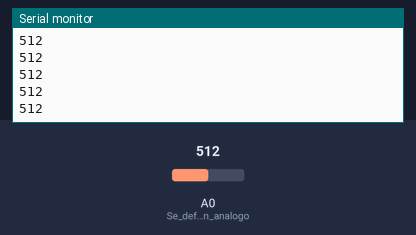
A sketch run on a simulated Arduino Uno, built with avr-gcc and run on an emulated ATmega328P. Parts: the last lines printed to the serial monitor. The test bench sets the inputs (shaded band); at power-on: A0 (Se_define_el_pin_analogo) = 512.

Above: at 1.2 s.
1.3 s: A0 (Se_define_el_pin_analogo) set to 716
At 1.68 s:
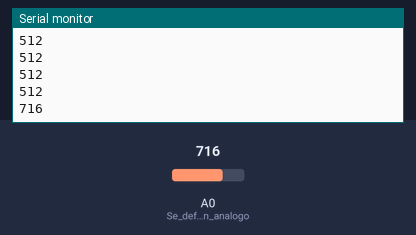
2.8 s: A0 (Se_define_el_pin_analogo) set to 900
At 2.93 s:
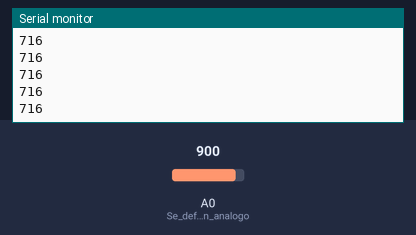
Timing chart, 0 to 5.8 s (numbered marks = the images above; inputs shaded):
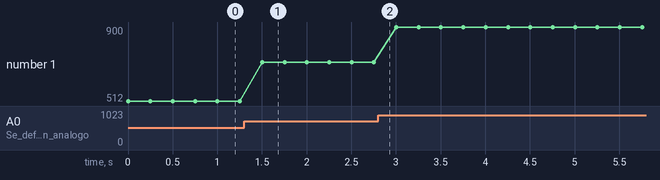

The sketch:

sensorArduino.ino
```cpp
int val = 0; // Se crea la variable val para leer los datos

void setup()
{
  pinMode(A0, INPUT); // Se define el pin analogo 0 como entrada
  Serial.begin(9600); // Inicializo el puerto serial a 9600 baudios
}

void loop()
{
  val = analogRead(A0);  // read the input pin
  Serial.println(val); // se envia mediante comunicacion serial el valor leido
  delay(250);  // se deja un tiempo para disminuir el consumo
}
```

Measured:
- after the input at 1.3 s, the serial monitor: prints a new line after 0.20 s (image 1)
- plotted number 1: 512 → 716 after the input at 1.3 s, 716 → 900 after the input at 2.8 s
